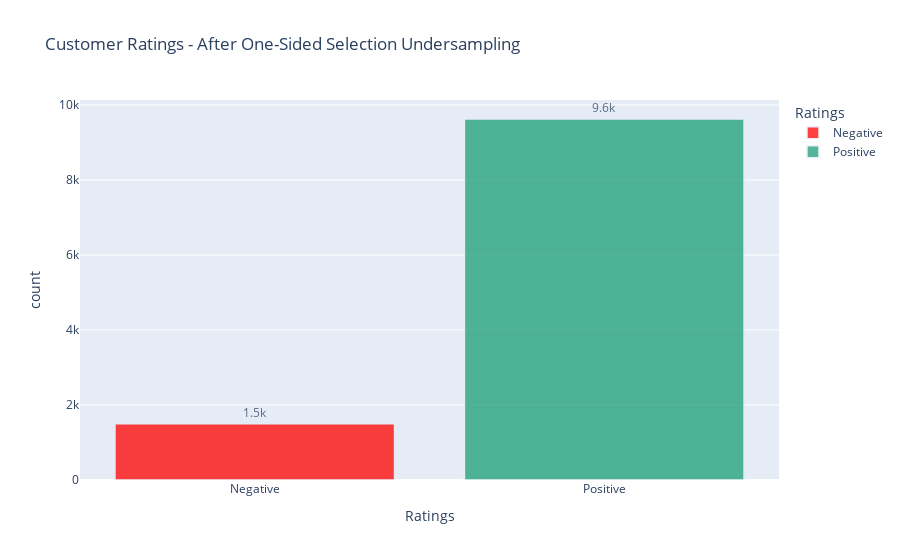

This figure's notebook cell:
### Markdown cell above
## Checking for Class Imbalance after One-Sided Selection Undersampling

### Code cell
# create a data frame to count the number of customer reviews by products and also rename a column as count
rating_counts = pd.DataFrame(pd.DataFrame(Y_train_oss).rename(columns = {0:'review_star'}).value_counts()).reset_index().rename( \
    columns={'review_star': 'Ratings', 0:'count'})

# add a sort index
rating_counts['Ratings_for_sorting'] = rating_counts['Ratings']

# convert ratings to str type for visualization
rating_counts['Ratings'] = rating_counts['Ratings'].astype(str)

# Sort order by custom column and display 
rating_counts.sort_values(by=['Ratings_for_sorting'], inplace = True)

# use plotly to create a bar graph of number of reviews by brand and using customized color coding 
fig = px.bar(rating_counts, x="Ratings", y="count", color="Ratings", 
             title= "Customer Ratings - After One-Sided Selection Undersampling", text_auto = '.2s', 
             color_discrete_map={'Negative':'red',  'Positive':'rgb(27,158,119)'})

# figure customization
fig.update_traces(textfont_size=12, textangle=0, textposition="outside", cliponaxis=False,
 marker_line_width=1.5, opacity = 0.75)

### Figure 1 — Plotly figure (JSON) as saved in the notebook; plotly's stock layout.template omitted (floating-point values rounded to 4 significant figures)
{"data": [{"alignmentgroup": "True", "cliponaxis": false, "hovertemplate": "Ratings=%{x}<br>count=%{y}<extra></extra>", "legendgroup": "Negative", "marker": {"color": "red", "line": {"width": 1.5}, "pattern": {"shape": ""}}, "name": "Negative", "offsetgroup": "Negative", "opacity": 0.75, "orientation": "v", "showlegend": true, "textangle": 0, "textfont": {"size": 12}, "textposition": "outside", "texttemplate": "%{y:.2s}", "type": "bar", "x": ["Negative"], "xaxis": "x", "y": [1498], "yaxis": "y"}, {"alignmentgroup": "True", "cliponaxis": false, "hovertemplate": "Ratings=%{x}<br>count=%{y}<extra></extra>", "legendgroup": "Positive", "marker": {"color": "rgb(27,158,119)", "line": {"width": 1.5}, "pattern": {"shape": ""}}, "name": "Positive", "offsetgroup": "Positive", "opacity": 0.75, "orientation": "v", "showlegend": true, "textangle": 0, "textfont": {"size": 12}, "textposition": "outside", "texttemplate": "%{y:.2s}", "type": "bar", "x": ["Positive"], "xaxis": "x", "y": [9624], "yaxis": "y"}], "layout": {"barmode": "relative", "legend": {"title": {"text": "Ratings"}, "tracegroupgap": 0}, "title": {"text": "Customer Ratings - After One-Sided Selection Undersampling"}, "xaxis": {"anchor": "y", "categoryarray": ["Negative", "Positive"], "categoryorder": "array", "domain": [0, 1], "title": {"text": "Ratings"}}, "yaxis": {"anchor": "x", "domain": [0, 1], "title": {"text": "count"}}}}
